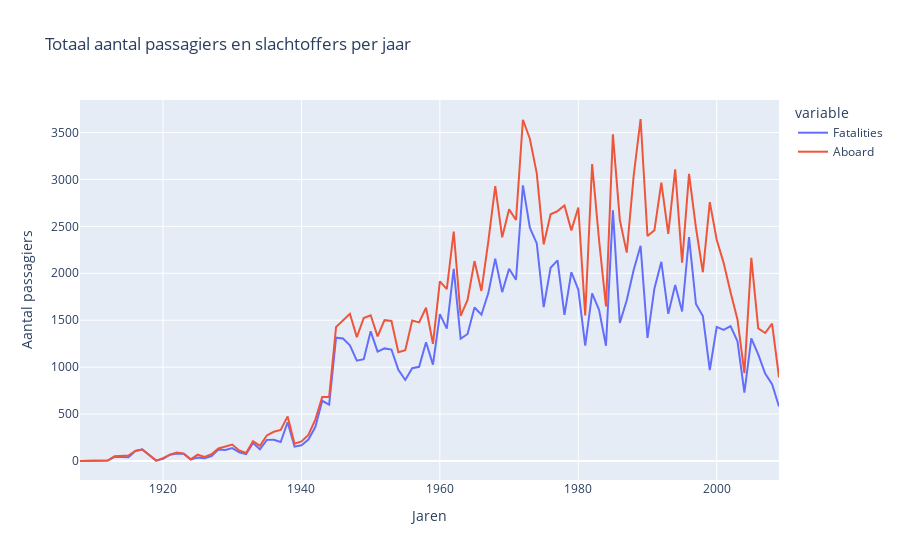

Notebook code cell kept with this figure:
### Code cell
# total fatilities of each year 
acf_df['Date'] = pd.to_datetime(acf_df['Date'])

# transform functie gebruiken 
yearly_fatalities = acf_df.groupby(acf_df.Date.dt.year).agg({'Fatalities': 'sum', 'Aboard': 'sum'}).reset_index()


fig = px.line(data_frame = yearly_fatalities, x = "Date", y = ["Fatalities", "Aboard"], title = "Totaal aantal passagiers en slachtoffers per jaar")
fig.update_layout(yaxis_title = "Aantal passagiers",
                 xaxis_title = "Jaren")
               

fig.show()

### Figure 1 — Plotly figure (JSON) as saved in the notebook; plotly's stock layout.template omitted (floating-point values rounded to 4 significant figures)
{"data": [{"hovertemplate": "variable=Fatalities<br>Date=%{x}<br>value=%{y}<extra></extra>", "legendgroup": "Fatalities", "line": {"color": "#636efa", "dash": "solid"}, "marker": {"symbol": "circle"}, "mode": "lines", "name": "Fatalities", "orientation": "v", "showlegend": true, "type": "scatter", "x": [1908, 1912, 1913, 1915, 1916, 1917, 1918, 1919, 1920, 1921, 1922, 1923, 1924, 1925, 1926, 1927, 1928, 1929, 1930, 1931, 1932, 1933, 1934, 1935, 1936, 1937, 1938, 1939, 1940, 1941, 1942, 1943, 1944, 1945, 1946, 1947, 1948, 1949, 1950, 1951, 1952, 1953, 1954, 1955, 1956, 1957, 1958, 1959, 1960, 1961, 1962, 1963, 1964, 1965, 1966, 1967, 1968, 1969, 1970, 1971, 1972, 1973, 1974, 1975, 1976, 1977, 1978, 1979, 1980, 1981, 1982, 1983, 1984, 1985, 1986, 1987, 1988, 1989, 1990, 1991, 1992, 1993, 1994, 1995, 1996, 1997, 1998, 1999, 2000, 2001, 2002, 2003, 2004, 2005, 2006, 2007, 2008, 2009], "xaxis": "x", "y": [1, 5, 45, 40, 108, 124, 65, 5, 24, 68, 80, 77, 18, 39, 30, 54, 124, 119, 138, 94, 75, 192, 126, 226, 227, 203, 414, 154, 169, 229, 363, 642, 601, 1314, 1306, 1233, 1069, 1085, 1382, 1166, 1200, 1188, 973, 864, 989, 1004, 1266, 1027, 1565, 1411, 2047, 1303, 1354, 1636, 1559, 1789, 2156, 1799, 2049, 1932, 2937, 2485, 2318, 1639, 2059, 2138, 1558, 2011, 1827, 1230, 1787, 1611, 1228, 2670, 1471, 1713, 2034, 2293, 1312, 1839, 2122, 1568, 1876, 1593, 2386, 1673, 1544, 970, 1429, 1398, 1437, 1276, 728, 1306, 1136, 931, 820, 581], "yaxis": "y"}, {"hovertemplate": "variable=Aboard<br>Date=%{x}<br>value=%{y}<extra></extra>", "legendgroup": "Aboard", "line": {"color": "#EF553B", "dash": "solid"}, "marker": {"symbol": "circle"}, "mode": "lines", "name": "Aboard", "orientation": "v", "showlegend": true, "type": "scatter", "x": [1908, 1912, 1913, 1915, 1916, 1917, 1918, 1919, 1920, 1921, 1922, 1923, 1924, 1925, 1926, 1927, 1928, 1929, 1930, 1931, 1932, 1933, 1934, 1935, 1936, 1937, 1938, 1939, 1940, 1941, 1942, 1943, 1944, 1945, 1946, 1947, 1948, 1949, 1950, 1951, 1952, 1953, 1954, 1955, 1956, 1957, 1958, 1959, 1960, 1961, 1962, 1963, 1964, 1965, 1966, 1967, 1968, 1969, 1970, 1971, 1972, 1973, 1974, 1975, 1976, 1977, 1978, 1979, 1980, 1981, 1982, 1983, 1984, 1985, 1986, 1987, 1988, 1989, 1990, 1991, 1992, 1993, 1994, 1995, 1996, 1997, 1998, 1999, 2000, 2001, 2002, 2003, 2004, 2005, 2006, 2007, 2008, 2009], "xaxis": "x", "y": [2, 5, 51, 60, 109, 124, 65, 5, 31, 69, 91, 80, 18, 68, 45, 73, 134, 152, 176, 113, 87, 212, 162, 273, 312, 331, 476, 184, 209, 279, 442, 682, 682, 1429, 1498, 1569, 1320, 1524, 1553, 1328, 1501, 1492, 1159, 1180, 1498, 1477, 1633, 1249, 1914, 1831, 2445, 1546, 1717, 2130, 1812, 2339, 2928, 2383, 2681, 2567, 3635, 3433, 3064, 2308, 2629, 2662, 2722, 2457, 2701, 1550, 3163, 2352, 1647, 3480, 2568, 2220, 3037, 3643, 2396, 2459, 2965, 2419, 3106, 2112, 3058, 2485, 2011, 2758, 2357, 2111, 1798, 1508, 937, 2164, 1413, 1364, 1463, 891], "yaxis": "y"}], "layout": {"legend": {"title": {"text": "variable"}, "tracegroupgap": 0}, "title": {"text": "Totaal aantal passagiers en slachtoffers per jaar"}, "xaxis": {"anchor": "y", "domain": [0, 1], "title": {"text": "Jaren"}}, "yaxis": {"anchor": "x", "domain": [0, 1], "title": {"text": "Aantal passagiers"}}}}
